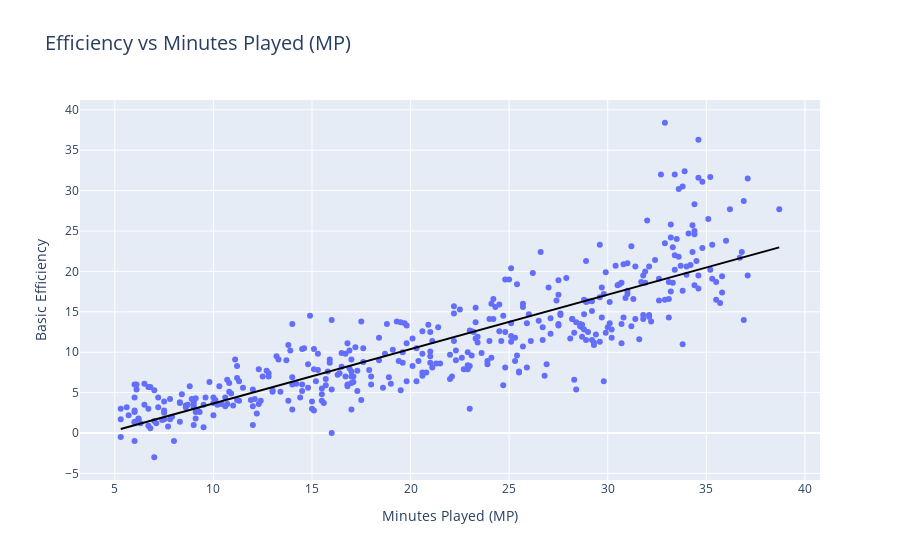

The notebook cell this image was saved under:
### Code cell
# Scatter plot for Efficiency vs Minutes Played (MP) with regression line
fig = px.scatter(df, x='MP', y='Basic Efficiency',hover_name = "Player", trendline="ols", title='Efficiency vs Minutes Played (MP)',
                 labels={'MP': 'Minutes Played (MP)', 'Basic Efficiency': 'Basic Efficiency'})

# Update the color of the regression line to black
fig.update_traces(line_shape='linear', line=dict(color='black'))

fig.update_layout(title=dict(font=dict(size=20)))

fig.show()

### Figure 1 — Plotly figure (JSON) as saved in the notebook; plotly's stock layout.template omitted (floating-point values rounded to 4 significant figures; data arrays with more than 128 entries replaced by an {"elided": "..."} marker saying what was removed)
{"data": [{"hovertemplate": "<b>%{hovertext}</b><br><br>Minutes Played (MP)=%{x}<br>Basic Efficiency=%{y}<extra></extra>", "hovertext": {"elided": "416 str values"}, "legendgroup": "", "line": {"color": "black", "shape": "linear"}, "marker": {"color": "#636efa", "symbol": "circle"}, "mode": "markers", "name": "", "orientation": "v", "showlegend": false, "type": "scatter", "x": {"elided": "416 float values"}, "xaxis": "x", "y": {"elided": "416 float values"}, "yaxis": "y"}, {"hovertemplate": "<b>OLS trendline</b><br>Basic Efficiency = 0.673011 * MP + -3.07044<br>R<sup>2</sup>=0.725589<br><br>Minutes Played (MP)=%{x}<br>Basic Efficiency=%{y} <b>(trend)</b><extra></extra>", "legendgroup": "", "line": {"color": "black", "shape": "linear"}, "marker": {"color": "#636efa", "symbol": "circle"}, "mode": "lines", "name": "", "showlegend": false, "type": "scatter", "x": {"elided": "416 float values"}, "xaxis": "x", "y": {"elided": "416 float values"}, "yaxis": "y"}], "layout": {"legend": {"tracegroupgap": 0}, "title": {"font": {"size": 20}, "text": "Efficiency vs Minutes Played (MP)"}, "xaxis": {"anchor": "y", "domain": [0, 1], "title": {"text": "Minutes Played (MP)"}}, "yaxis": {"anchor": "x", "domain": [0, 1], "title": {"text": "Basic Efficiency"}}}}
